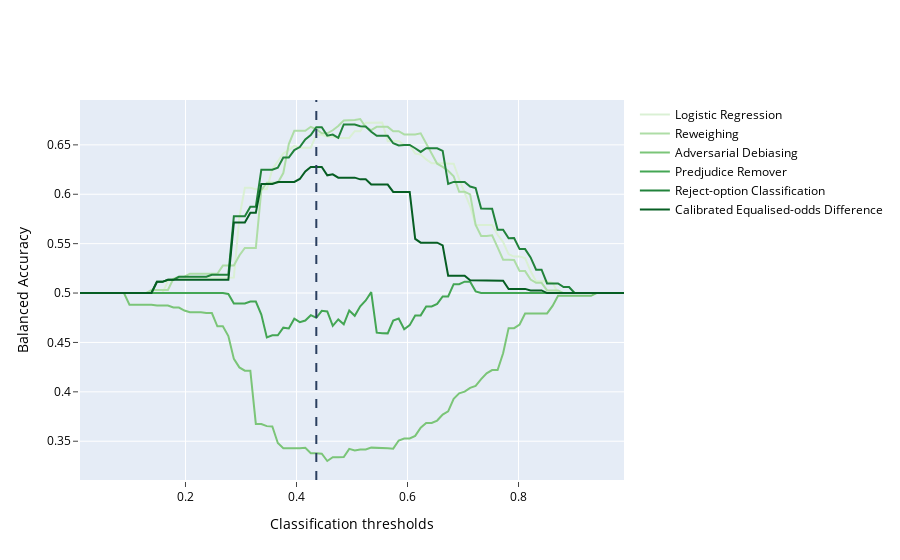

The notebook cell saved with this chart:
### Code cell
bal_acc_files = {'Files' : ['LR_bal_acc_arr.json', 'RW_bal_acc_arr.json', 'AD_bal_acc_arr.json', 
    'PR_bal_acc_arr.json', 'ROC_bal_acc_arr.json', 'CEOD_bal_acc_arr.json'], 
    'Names': ['Logistic Regression', 'Reweighing', 'Adversarial Debiasing', 'Predjudice Remover', 
    'Reject-option Classification', 'Calibrated Equalised-odds Difference']}
plot_plotly_graphs(metric = 'Balanced Accuracy', filenames = bal_acc_files, filepath = 'bal_acc_plotly.html')
